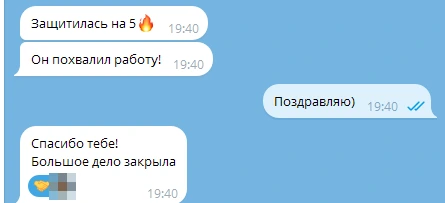
#> input picture scripts/salon-reviews-20261030/img/review-51.webp, 445 x 203 px, given in place of 6.png, which was not available
$ python prepare_reviews.py img img/review-52.webp
#> lines starting #> are read from the running program, lines starting #| are printed output that depends on the picture; pictures that were not available may be replaced by others from this repository, and a replacement may not be noted
"""Новые отзывы из скриншотов Telegram: срезать обрывки чужих сообщений, запикселить аватарки
в реакциях (как в остальных отзывах), сохранить полный WebP и миниатюру шириной 420."""
import sys
from pathlib import Path
from PIL import Image

src, out = Path(sys.argv[1]), Path(sys.argv[2])
# номер файла пользователя -> (номер отзыва, срез сверху, области для пикселизации в исходных координатах)
JOBS = {
    "6": (51, 13, [(50, 187, 77, 214)]),
    "3": (52, 0, [(47, 102, 74, 129)]),
    "1": (53, 8, []),
    "7": (54, 0, []),
    "2": (55, 0, []),
    "5": (56, 0, []),
    "4": (57, 19, []),
}


def mosaic(im, box, cell=7):
    region = im.crop(box)
    w, h = region.size
    small = region.resize((max(1, w // cell), max(1, h // cell)), Image.BILINEAR)
    im.paste(small.resize((w, h), Image.NEAREST), box[:2])


for name, (no, top, boxes) in JOBS.items():
    im = Image.open(src / f"{name}.png").convert("RGB")
#> im is the input picture: PIL image 445x203 RGB; mean R, G, B 157.9, 200.1, 229.6
    for box in boxes:
        mosaic(im, box)
#> this loop made 1 pass
#> pass 1, in mosaic, `region = im.crop(box)`:
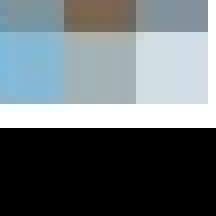
#> region: PIL image 27x27 RGB (shown 8 times larger); mean R, G, B 105.3, 114.2, 117.9
    im = im.crop((1, 1 + top, im.width - 1, im.height - 1))  # по пикселю с краёв — рамка окна
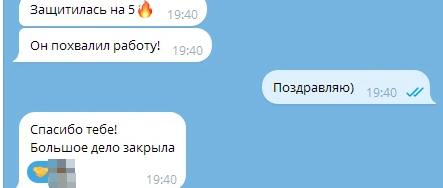
#> im: PIL image 443x188 RGB; mean R, G, B 158.3, 200.1, 229.3
    full = out / f"review-{no}.webp"
    im.save(full, "WEBP", quality=92, method=6)
    th = im.resize((420, round(im.height * 420 / im.width)), Image.LANCZOS)
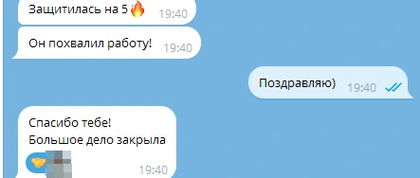
#> th: PIL image 420x178 RGB; mean R, G, B 158, 199.8, 228.9
    th.save(out / "thumbs" / f"review-{no}.webp", "WEBP", quality=88, method=6)
    print(f"review-{no}", im.size, "thumb", th.size)
#| review-51 (443, 188) thumb (420, 178)
#> pass 2 of the loop `for name, (no, top, boxes) in JOBS.items():`:
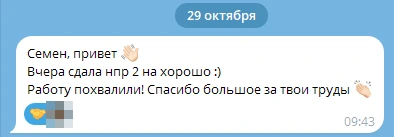
#> input picture scripts/salon-reviews-20261030/img/review-52.webp, 394 x 137 px, given in place of 3.png, which was not available
#> im is the input picture: PIL image 394x137 RGB; mean R, G, B 197.6, 219.5, 234.1
#> the loop `for box in boxes:` made 1 pass
#> pass 1, in mosaic (call 2), `region = im.crop(box)`:
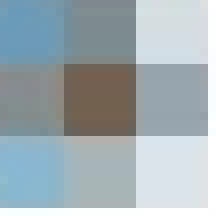
#> region: PIL image 27x27 RGB (shown 8 times larger); mean R, G, B 160.8, 173.9, 179.7
#> `th = im.resize((420, round(im.height * 420 / im.width)), Image.LANCZOS)`:
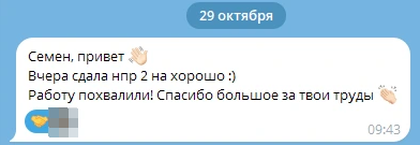
#> th: PIL image 420x145 RGB; mean R, G, B 198.6, 219.6, 233.7
#| review-52 (392, 135) thumb (420, 145)
#> (the run stopped early here; a loop or call above may not have finished)
